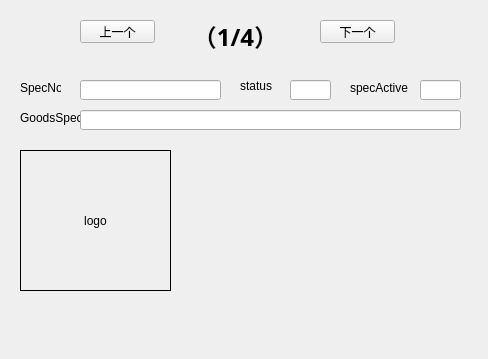
<?xml version="1.0" encoding="UTF-8"?>
<ui version="4.0">
 <class>Form</class>
 <widget class="QWidget" name="Form">
  <property name="geometry">
   <rect>
    <x>0</x>
    <y>0</y>
    <width>488</width>
    <height>359</height>
   </rect>
  </property>
  <property name="windowTitle">
   <string>Form</string>
  </property>
  <widget class="QPushButton" name="btn_prev_spec">
   <property name="geometry">
    <rect>
     <x>80</x>
     <y>20</y>
     <width>75</width>
     <height>23</height>
    </rect>
   </property>
   <property name="text">
    <string>上一个</string>
   </property>
  </widget>
  <widget class="QLabel" name="label_rowno_cc">
   <property name="geometry">
    <rect>
     <x>180</x>
     <y>20</y>
     <width>111</width>
     <height>31</height>
    </rect>
   </property>
   <property name="font">
    <font>
     <family>Agency FB</family>
     <pointsize>18</pointsize>
     <weight>75</weight>
     <bold>true</bold>
    </font>
   </property>
   <property name="text">
    <string>（1/4）</string>
   </property>
   <property name="alignment">
    <set>Qt::AlignCenter</set>
   </property>
  </widget>
  <widget class="QPushButton" name="btn_next_spec">
   <property name="geometry">
    <rect>
     <x>320</x>
     <y>20</y>
     <width>75</width>
     <height>23</height>
    </rect>
   </property>
   <property name="text">
    <string>下一个</string>
   </property>
  </widget>
  <widget class="QLabel" name="label_2">
   <property name="geometry">
    <rect>
     <x>20</x>
     <y>80</y>
     <width>41</width>
     <height>16</height>
    </rect>
   </property>
   <property name="text">
    <string>SpecNo</string>
   </property>
  </widget>
  <widget class="QLabel" name="label_3">
   <property name="geometry">
    <rect>
     <x>20</x>
     <y>110</y>
     <width>371</width>
     <height>16</height>
    </rect>
   </property>
   <property name="text">
    <string>GoodsSpec</string>
   </property>
  </widget>
  <widget class="QLabel" name="label_4">
   <property name="geometry">
    <rect>
     <x>240</x>
     <y>80</y>
     <width>54</width>
     <height>12</height>
    </rect>
   </property>
   <property name="text">
    <string>status</string>
   </property>
  </widget>
  <widget class="QLabel" name="label_5">
   <property name="geometry">
    <rect>
     <x>350</x>
     <y>80</y>
     <width>71</width>
     <height>16</height>
    </rect>
   </property>
   <property name="text">
    <string>specActive</string>
   </property>
  </widget>
  <widget class="QLineEdit" name="input_spec_no">
   <property name="geometry">
    <rect>
     <x>80</x>
     <y>80</y>
     <width>141</width>
     <height>20</height>
    </rect>
   </property>
  </widget>
  <widget class="QLineEdit" name="input_status">
   <property name="geometry">
    <rect>
     <x>290</x>
     <y>80</y>
     <width>41</width>
     <height>20</height>
    </rect>
   </property>
  </widget>
  <widget class="QLineEdit" name="input_spec_active">
   <property name="geometry">
    <rect>
     <x>420</x>
     <y>80</y>
     <width>41</width>
     <height>20</height>
    </rect>
   </property>
  </widget>
  <widget class="QLineEdit" name="input_goods_spec">
   <property name="geometry">
    <rect>
     <x>80</x>
     <y>110</y>
     <width>381</width>
     <height>20</height>
    </rect>
   </property>
  </widget>
  <widget class="QLabel" name="label_spec_logo">
   <property name="geometry">
    <rect>
     <x>20</x>
     <y>150</y>
     <width>151</width>
     <height>141</height>
    </rect>
   </property>
   <property name="frameShape">
    <enum>QFrame::Box</enum>
   </property>
   <property name="text">
    <string>logo</string>
   </property>
   <property name="alignment">
    <set>Qt::AlignCenter</set>
   </property>
  </widget>
 </widget>
 <resources/>
 <connections/>
</ui>
